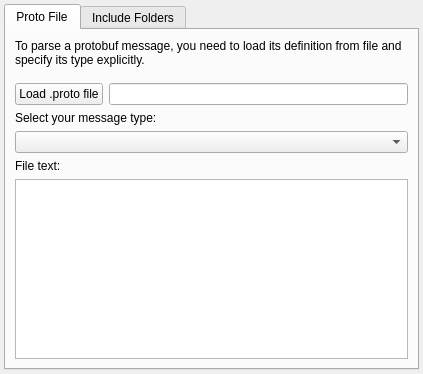
<?xml version="1.0" encoding="UTF-8"?>
<ui version="4.0">
 <class>ProtobufLoader</class>
 <widget class="QWidget" name="ProtobufLoader">
  <property name="geometry">
   <rect>
    <x>0</x>
    <y>0</y>
    <width>423</width>
    <height>374</height>
   </rect>
  </property>
  <property name="windowTitle">
   <string>Form</string>
  </property>
  <layout class="QVBoxLayout" name="verticalLayout" stretch="0">
   <property name="leftMargin">
    <number>4</number>
   </property>
   <property name="topMargin">
    <number>4</number>
   </property>
   <property name="rightMargin">
    <number>4</number>
   </property>
   <property name="bottomMargin">
    <number>4</number>
   </property>
   <item>
    <widget class="QTabWidget" name="tabWidget">
     <property name="currentIndex">
      <number>0</number>
     </property>
     <widget class="QWidget" name="tab">
      <attribute name="title">
       <string>Proto File</string>
      </attribute>
      <layout class="QVBoxLayout" name="verticalLayout_3">
       <item>
        <widget class="QLabel" name="label_2">
         <property name="text">
          <string>To parse a protobuf message, you need to load its definition from file and specify its type explicitly.</string>
         </property>
         <property name="wordWrap">
          <bool>true</bool>
         </property>
        </widget>
       </item>
       <item>
        <layout class="QHBoxLayout" name="horizontalLayout_3">
         <property name="leftMargin">
          <number>0</number>
         </property>
         <property name="topMargin">
          <number>10</number>
         </property>
         <item>
          <widget class="QPushButton" name="pushButtonLoad">
           <property name="text">
            <string>Load .proto file</string>
           </property>
          </widget>
         </item>
         <item>
          <widget class="QLineEdit" name="loadedProto">
           <property name="readOnly">
            <bool>true</bool>
           </property>
          </widget>
         </item>
        </layout>
       </item>
       <item>
        <widget class="QLabel" name="label_3">
         <property name="text">
          <string>Select your message type:</string>
         </property>
        </widget>
       </item>
       <item>
        <widget class="QComboBox" name="comboBox"/>
       </item>
       <item>
        <widget class="QLabel" name="label">
         <property name="text">
          <string>File text:</string>
         </property>
        </widget>
       </item>
       <item>
        <widget class="QTextBrowser" name="protoPreview"/>
       </item>
      </layout>
     </widget>
     <widget class="QWidget" name="tab_2">
      <attribute name="title">
       <string>Include Folders</string>
      </attribute>
      <layout class="QVBoxLayout" name="verticalLayout_2">
       <item>
        <widget class="QLabel" name="label_4">
         <property name="text">
          <string>If you have problems loading a .proto file that import other files, you might need to include some additional folders.</string>
         </property>
         <property name="wordWrap">
          <bool>true</bool>
         </property>
        </widget>
       </item>
       <item>
        <layout class="QHBoxLayout" name="horizontalLayout">
         <property name="topMargin">
          <number>10</number>
         </property>
         <item>
          <widget class="QPushButton" name="pushButtonInclude">
           <property name="text">
            <string>Add include Folder</string>
           </property>
          </widget>
         </item>
         <item>
          <spacer name="horizontalSpacer">
           <property name="orientation">
            <enum>Qt::Horizontal</enum>
           </property>
           <property name="sizeHint" stdset="0">
            <size>
             <width>40</width>
             <height>20</height>
            </size>
           </property>
          </spacer>
         </item>
         <item>
          <widget class="QPushButton" name="pushButtonRemove">
           <property name="minimumSize">
            <size>
             <width>26</width>
             <height>26</height>
            </size>
           </property>
           <property name="maximumSize">
            <size>
             <width>26</width>
             <height>26</height>
            </size>
           </property>
           <property name="text">
            <string/>
           </property>
           <property name="flat">
            <bool>true</bool>
           </property>
          </widget>
         </item>
        </layout>
       </item>
       <item>
        <widget class="QListWidget" name="listWidget"/>
       </item>
      </layout>
     </widget>
    </widget>
   </item>
  </layout>
 </widget>
 <resources/>
 <connections/>
</ui>
